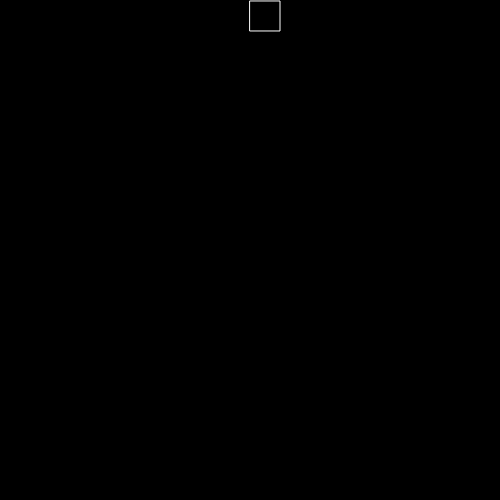
Frame 1 (no input)
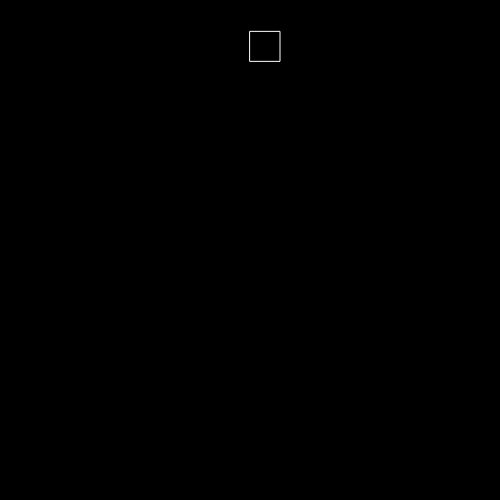
Frame 60 (no input)
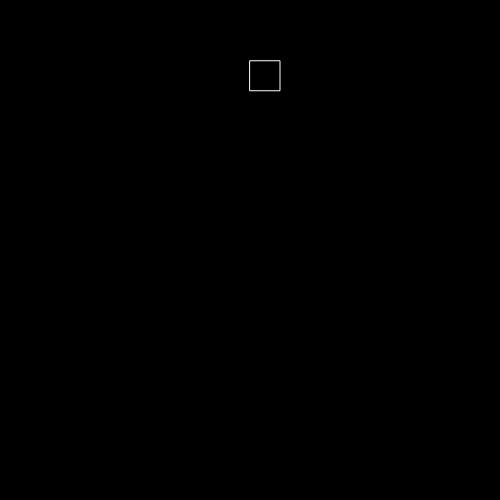
Frame 120 (the mouse pressed at the canvas centre since frame 60)

The p5.js sketch that drew these frames (run headless with seeded random() and noise() and a simulated clock; from frame 60 on, the mouse is pressed at the canvas centre):

// p5.js sketch
// ── sketch.js
var x = 250;
var y = 0; //start positions
var vy = 0;
var gravity = 0.98; //gravity that the ball experiences
var bounce = -1; //bounces opposite to the direction


function setup() {
  createCanvas(500, 500);
  smooth();
  stroke(255);
  noFill();
}

function draw() {
  background(0);

  vy += gravity;
  y += vy;
  if (y > height - 15) {
    vy *= bounce;
  }


  rect(x, y, 30, 30);
}
